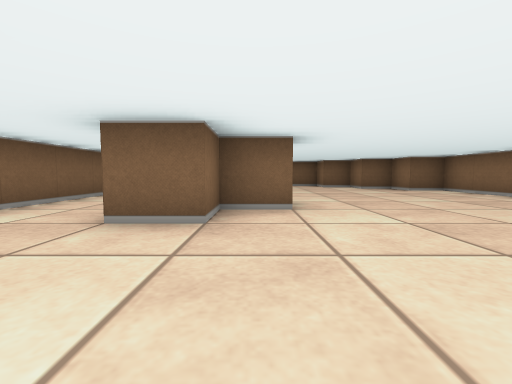
view 1 (above)

12 first-person views from a walk through a cub3D ray-caster map. The camera is about half as high as the walls, tilts 4° down and sees 90° across. The floor is counted in squares. Each view is taken from the middle of a square. On the plan, view 1 faces up. The plan holds only what a view shows up to about 9 squares ahead; the rest is blank.

view 2
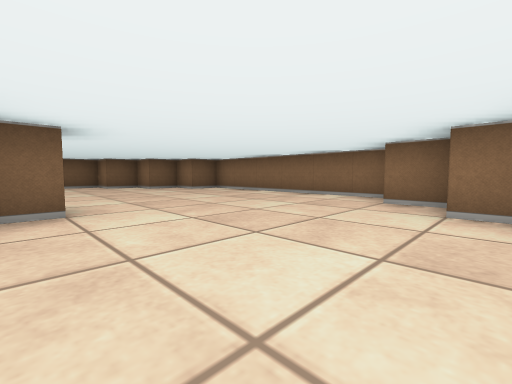

view 3
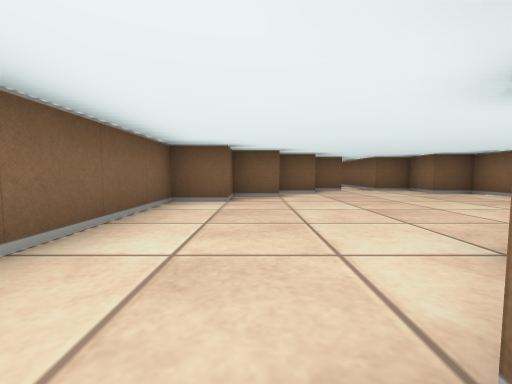

view 4
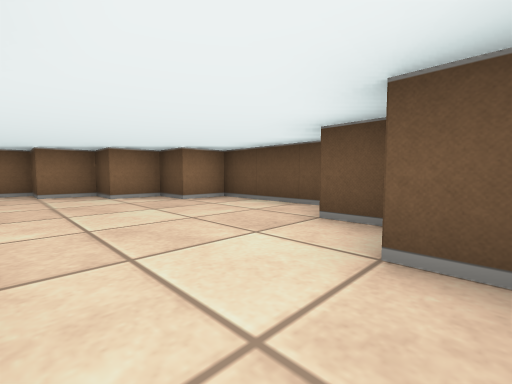

view 5
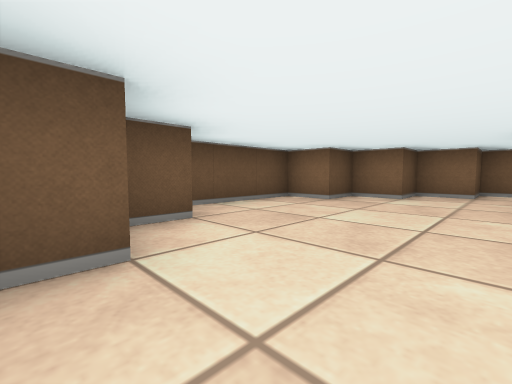

view 6
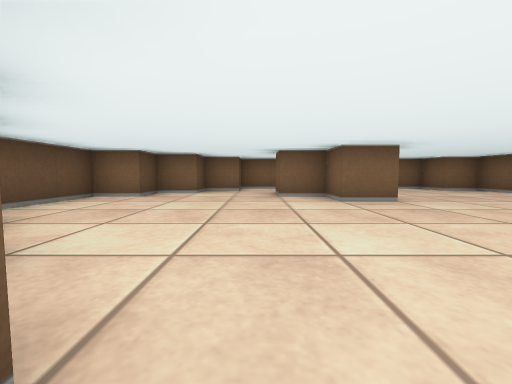

view 7
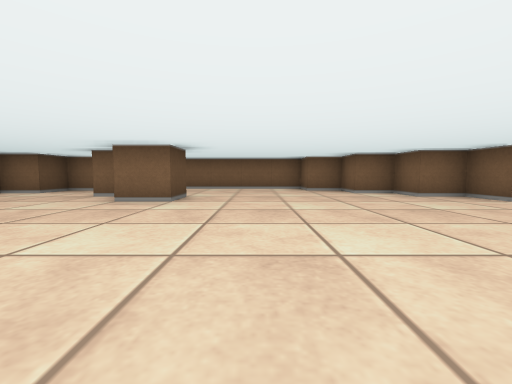

view 8
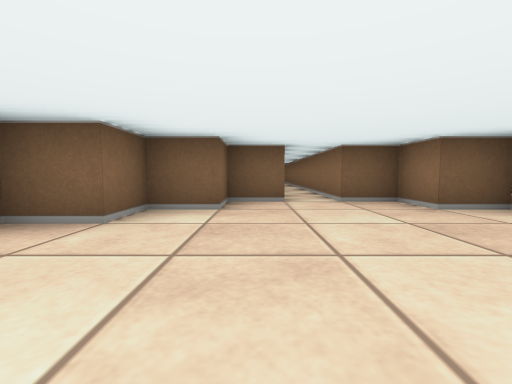

view 9
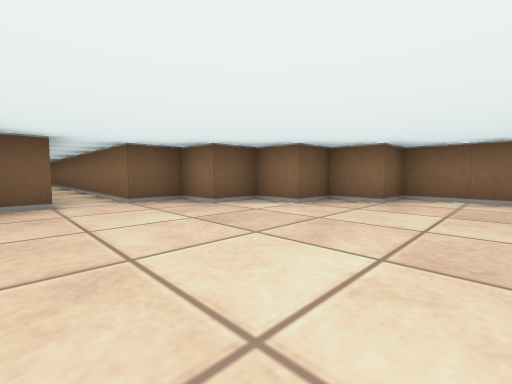

view 10
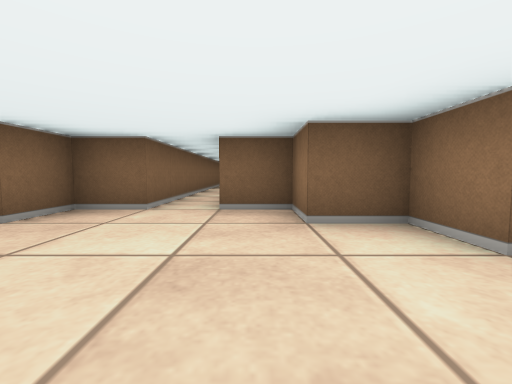

view 11
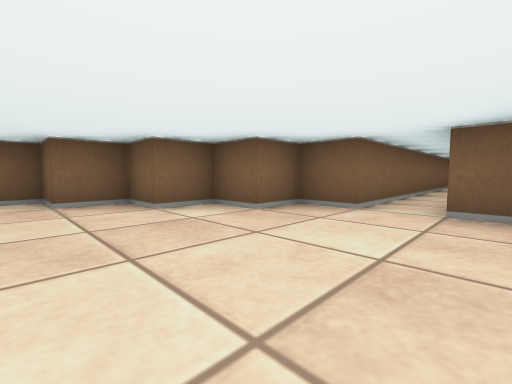

view 12
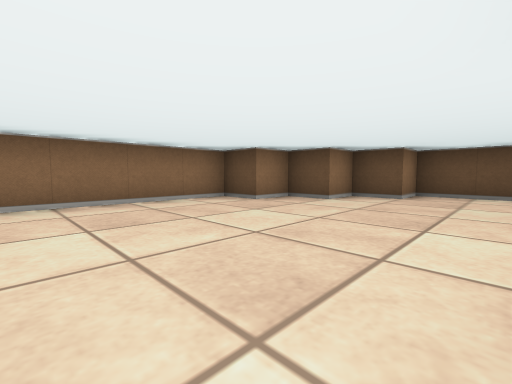

### Floor plan
Points are (right, up) in squares from view 1. A wall is a line through its corners. A room is listed if a view was taken in it or the views show most of it. See-through windows are left out.
Room 1 (views 1, 2, 3, 4, 5, 6, 7, 8, 9, 10, 11, 12)
walls: (-0.5, 4.5) (0.5, 4.5) (0.5, 3.5) (-0.5, 3.5) (-0.5, 2.5) (-1.5, 2.5); (0.5, 10.5) (-0.5, 10.5) (-0.5, 9.5) (-1.5, 9.5) (-1.5, 8.5) (-2.5, 8.5) (-2.5, 7.5) (-3.5, 7.5) (-3.5, 1.5) (-2.5, 1.5) (-2.5, 0.5) (-1.5, 0.5) (-1.5, -0.5) (-0.5, -0.5) (-0.5, -1.5) (2.5, -1.5) (2.5, -0.5) (3.5, -0.5) (3.5, 0.5) (4.5, 0.5) (4.5, 1.5) (5.5, 1.5) (5.5, 7.5) (4.5, 7.5) (4.5, 8.5) (3.5, 8.5) (3.5, 9.5) (2.5, 9.5) (2.5, 10.5) (1.5, 10.5)
ways out: opening at (1, 10)

Positions as (right, up) in squares from view 1, and headings:
1: (0, 0), facing up
2: (0, 0), facing up-right
3: (-2, 3), facing up
4: (-2, 2), facing down-right
5: (4, 2), facing down-left
6: (5, 2), facing left
7: (5, 6), facing left
8: (0, 6), facing up
9: (0, 6), facing up-right
10: (2, 7), facing up
11: (2, 7), facing up-left
12: (1, 5), facing down-right
